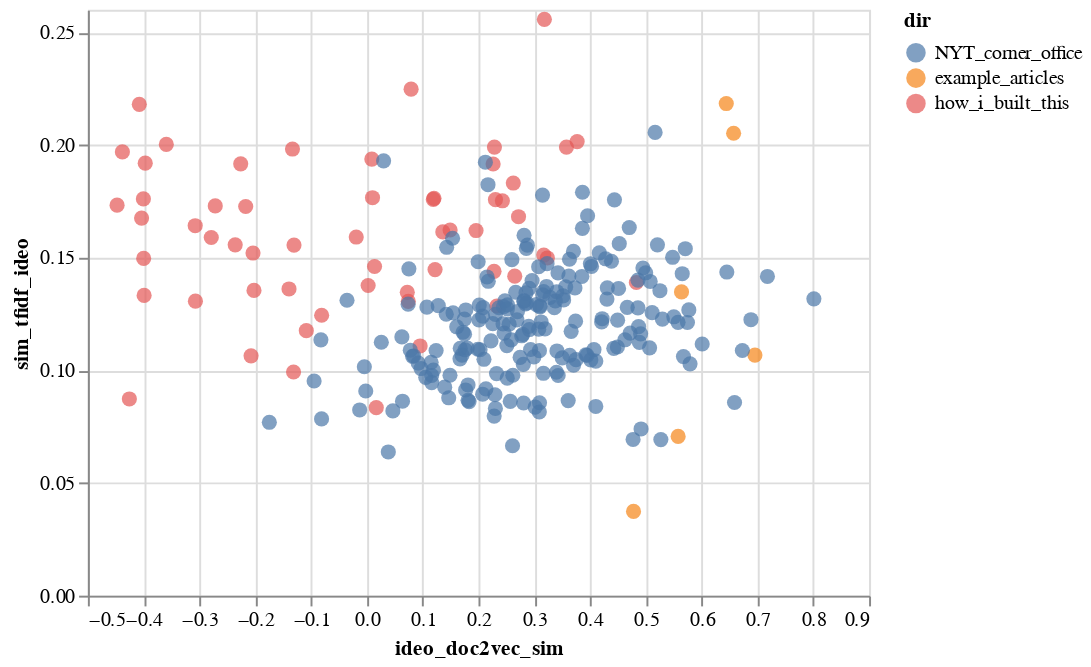

Notebook source saved alongside this figure:
### Code cell
alt.Chart(df_file_index).mark_circle(size=60).encode(
    x='ideo_doc2vec_sim',
    y='sim_tfidf_ideo',
    color='dir',
    tooltip=['titles', 'dir']
).interactive()

### Figure 1 — Vega-Lite specification as saved in the notebook (floating-point values rounded to 4 significant figures; data arrays with more than 128 entries replaced by an {"elided": "..."} marker saying what was removed)
{"config": {"view": {"continuousWidth": 400, "continuousHeight": 300}}, "data": {"name": "data-20eb65a1e3e7fa29bb4cefa3a099d73f"}, "mark": {"type": "circle", "size": 60}, "encoding": {"color": {"type": "nominal", "field": "dir"}, "tooltip": [{"type": "nominal", "field": "titles"}, {"type": "nominal", "field": "dir"}], "x": {"type": "quantitative", "field": "ideo_doc2vec_sim"}, "y": {"type": "quantitative", "field": "sim_tfidf_ideo"}}, "selection": {"selector029": {"type": "interval", "bind": "scales", "encodings": ["x", "y"]}}, "$schema": "https://vega.github.io/schema/vega-lite/v4.8.1.json", "datasets": {"data-20eb65a1e3e7fa29bb4cefa3a099d73f": {"elided": "272 records"}}}
